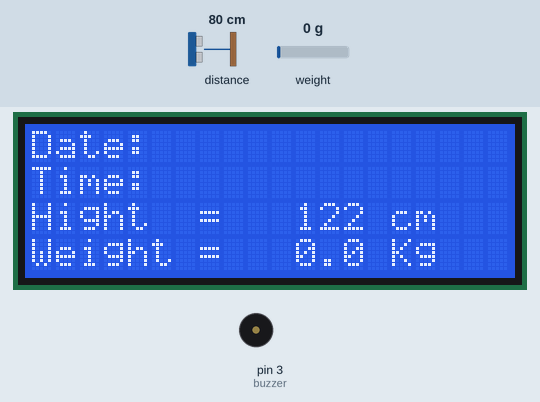
Bench run of a sketch on a simulated Arduino Uno, built with avr-gcc and run on an emulated ATmega328P. Parts: 20×4 character LCD, buzzer (waves = sounding). Wiring (inferred from the names in the program): DS1307 clock at I2C address 0x68. The test bench sets the inputs (shaded band); at power-on: distance to the obstacle 80 cm, weight on the scale 0 g. The local clock reads 2024-03-15 10:24:30 at power-on unless the sketch sets it; what the sketch prints to the serial monitor is not drawn.

Above: at 3.6 s.
3.7 s: distance to the obstacle set to 120 cm
At 4.69 s:
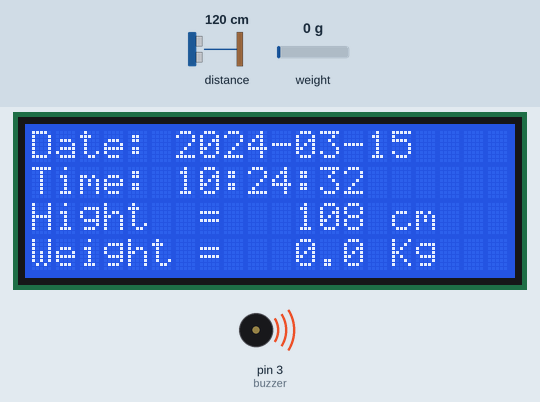
6.4 s: weight on the scale set to 1250 g
At 7.4 s:
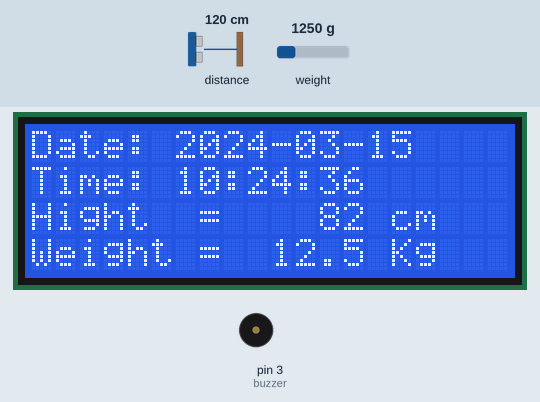
9.4 s: distance to the obstacle set to 87 cm
At 10.7 s:
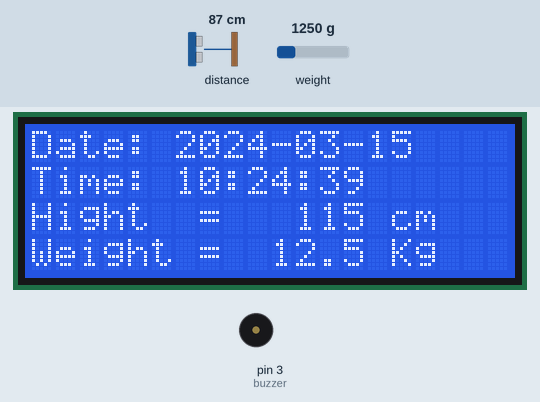
11.4 s: distance to the obstacle set to 78 cm
At 12.1 s:
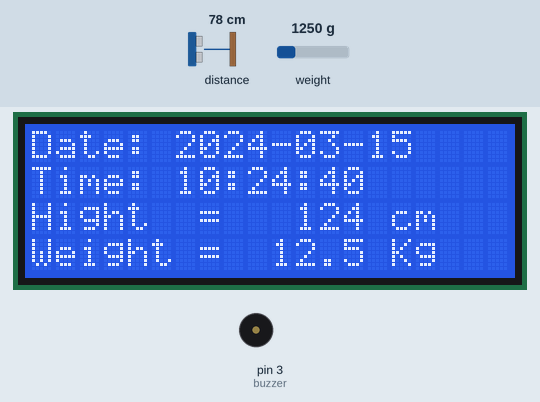
14.9 s: weight on the scale set to 100 g
At 17.8 s:
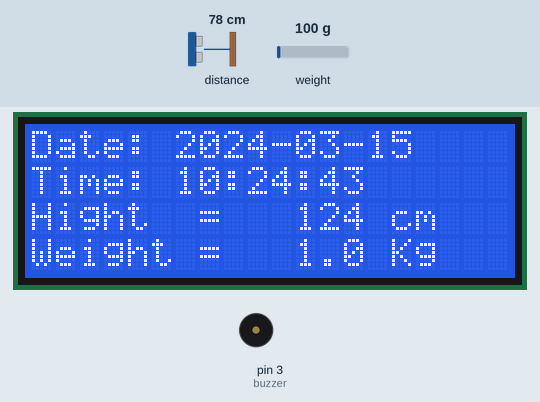
18.1 s: weight on the scale set to 2500 g
At 20.2 s:
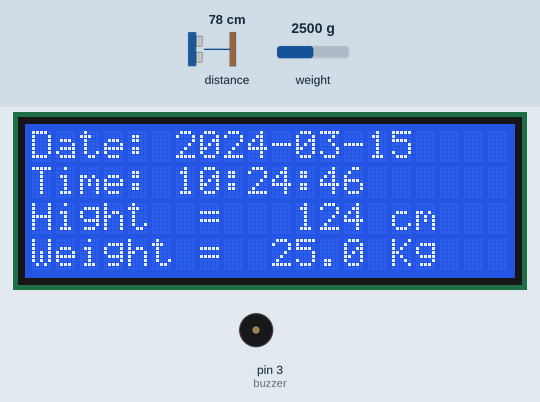
Timing chart, 0 to 21.7 s (numbered marks = the images above; inputs shaded):
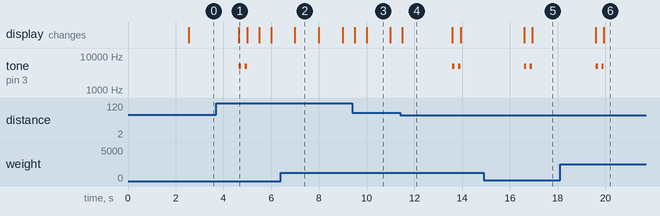

Measured:
- the behaviour switches between 82 and 81 cm on distance to the obstacle (found by bisection; images 3 and 4)
- after the input at 3.7 s, the display: changes after 0.95 s (image 1)
- after the input at 11.4 s, tone on pin 3 (buzzer): alternates 5000 Hz for 0.10 s and silent for 0.15 s, 4 changes in all, then stays silent, starting after 2.2 s
- after the input at 18.1 s, the display: first changes after 1.5 s (image 6 shows a later state)
- by itself, tone on pin 3 (buzzer): alternates 5000 Hz for 0.10 s and silent for 0.15 s, 4 changes in all, then stays silent
- what the display in image 2 shows lasts 1.0 s, from 7.0 s to 8.0 s
- what the display in image 4 shows lasts 2.1 s, from 11.5 s to 13.6 s

The sketch:

code-v8.ino
```cpp
#include <Arduino.h>
#include <stdio.h>
#include <Wire.h>
#include <LiquidCrystal_I2C.h>
#include "SparkFun_VL53L1X.h"
#include <HX711_ADC.h>
#include <math.h>
#include <avr/io.h>

#define buzzer 3
#define lcdAddress 0x27 // กำหนดขาต่อจอ LCD
#define DS1307_ADDRESS 0x68 // I2C address for DS1307 RTC
#define AVR
#include <EEPROM.h>

// กำหนดตัวแปรสำหรับเก็บค่าระยะทาง
int distance;
int sensorHeight = 202;

float weight;

unsigned long last_time = 0;
unsigned long period = 500;

unsigned long last_time_2 = 0;

unsigned long previousMillis = 0;
unsigned long interval = 250;

//pins:
const int HX711_dout = 4; //mcu > HX711 dout pin
const int HX711_sck = 5; //mcu > HX711 sck pin

byte second, minute, hour, dayOfWeek, dayOfMonth, month, year;
char date[11]; // Array to store date in the format "YYYY-MM-DD"
char time[9];  // Array to store time in the format "HH:MM:SS"

LiquidCrystal_I2C lcd(lcdAddress, 20, 4);
SFEVL53L1X distanceSensor;

//HX711 constructor:
HX711_ADC LoadCell(HX711_dout, HX711_sck);

const int calVal_eepromAdress = 0;
unsigned long t = 0;

// ฟังก์ชันสำหรับเริ่มต้นใช้งานเซ็นเซอร์ ultrasonic
void setup() {
  Wire.begin();
  Serial.begin(115200);

  // เริ่มต้นใช้งานจอ LCD
  lcd.begin();
  lcd.backlight();
  lcd.clear();

  pinMode(buzzer, OUTPUT);

  distanceSensor.begin();

  LoadCell.begin();
  float calibrationValue;
  calibrationValue = 207.49;

  unsigned long stabilizingtime = 2000;
  boolean _tare = true;
  LoadCell.start(stabilizingtime, _tare);
  LoadCell.setCalFactor(calibrationValue);


}


// ฟังก์ชันสำหรับวัดระยะทาง
int measureDistance() {
  distanceSensor.startRanging(); //Write configuration bytes to initiate measurement
  while (!distanceSensor.checkForDataReady())
  {
    delay(1);
  }
  distance = distanceSensor.getDistance(); //Get the result of the measurement from the sensor
  distanceSensor.clearInterrupt();
  distanceSensor.stopRanging();

  int distance_cm = distance * 0.1;
  int f_distance = sensorHeight - distance_cm;

  // คืนค่าระยะทาง
  return f_distance;
}

float measureWeight() {
  static boolean newDataReady = 0;
  const int serialPrintInterval = 0; //increase value to slow down serial print activity
  float i;

  // check for new data/start next conversion:
  //if (LoadCell.update()) newDataReady = true;
  LoadCell.update();

  // get smoothed value from the dataset:
  //if (newDataReady) {
    //if (millis() > t + serialPrintInterval) {
      i = LoadCell.getData();
      //Serial.print("Load_cell output val: ");
      //Serial.println(i);
      //newDataReady = 0;
      //t = millis();
    //}
  //}

  // receive command from serial terminal, send 't' to initiate tare operation:
  /*if (Serial.available() > 0) {
    char inByte = Serial.read();
    if (inByte == 't') LoadCell.tareNoDelay();
  }*/

  // check if last tare operation is complete:
  //if (LoadCell.getTareStatus() == true) {
    //Serial.println("Tare complete");
  //}
  //Serial.println(i);
  return ceilf(i * 10) / 1000;
}

// ฟังก์ชันสำหรับแสดงผลบนจอ LCD
void displayDistance(int distance, float weight) {
  // ไปที่ตำแหน่ง (0, 0) เพื่อเริ่มเขียนข้อความ
  char buff[15];
  char chrweight[10];
  dtostrf(weight, 5, 1, chrweight);

  lcd.setCursor(0, 0);
  lcd.print("Date: ");
  lcd.print(date);

  lcd.setCursor(0, 1);
  lcd.print("Time: ");
  lcd.print(time);

  lcd.setCursor(0, 2);
  // เขียนข้อความ "ความสูง: "
  lcd.print("Hight  = ");
  sprintf(buff, "%3d cm", distance);
  lcd.setCursor(11, 2);// เขียนค่าระยะทาง
  lcd.print(buff);
  // เขียนหน่วยเป็นเซนติเมตร
  //lcd.print(" cm");

  lcd.setCursor(0, 3);
  lcd.print("Weight = ");
  sprintf(buff, "%s Kg", chrweight);
  lcd.setCursor(9, 3);
  Serial.println(buff);
  //lcd.print(buff);
  lcd.print(buff);
  //lcd.print(" Kg");
}

void displayDistance_NA() {
  // ไปที่ตำแหน่ง (0, 0) เพื่อเริ่มเขียนข้อความ
  lcd.setCursor(0, 0);
  lcd.print("Date: ");
  lcd.print(date);

  lcd.setCursor(0, 1);
  lcd.print("Time: ");
  lcd.print(time);

  lcd.setCursor(0, 2);
  lcd.print("Hight  = ");
  lcd.print("000");
  lcd.print(" cm");

  lcd.setCursor(0, 3);
  lcd.print("Weight = ");
  lcd.print("00.00");
  lcd.print(" Kg");
}

void display_notAvailable() {
  /*int row = 0;
  int totalColumns = 20;
  String message = "System Not Available";
  //unsigned long currentMillis = millis();
  //unsigned long last_time3;
  //if (currentMillis - last_time3 >= 2) {
  for (int i=0; i < totalColumns; i++) {
    message = " " + message;
  }
  message = message + " ";
  for (int position = 0; position < message.length(); position++) {
      lcd.setCursor(0, row);
      lcd.print(message.substring(position, position + totalColumns));
      delay(250);
  }
  //last_time3 = currentMillis;
  //}*/
  //lcd.clear();
  //lcd.setCursor(0, 0);
  //lcd.print("System Not Available");
  lcd.setCursor(0, 0);
  lcd.print("Date: ");
  lcd.print(date);

}

void readDateTime() {
  // Request data from DS1307 RTC
  Wire.beginTransmission(DS1307_ADDRESS);
  Wire.write(0x00); // Start from register 0 (seconds)
  Wire.endTransmission();

  // Read data from DS1307 RTC
  Wire.requestFrom(DS1307_ADDRESS, 7);

  second = bcdToDec(Wire.read());
  minute = bcdToDec(Wire.read());
  hour = bcdToDec(Wire.read());
  dayOfWeek = bcdToDec(Wire.read());
  dayOfMonth = bcdToDec(Wire.read());
  month = bcdToDec(Wire.read());
  year = bcdToDec(Wire.read());

  // Format date and time strings
  snprintf(date, sizeof(date), "%04d-%02d-%02d", 2000 + year, month, dayOfMonth);
  snprintf(time, sizeof(time), "%02d:%02d:%02d", hour, minute, second);
}

byte bcdToDec(byte value) {
  return ((value / 16) * 10 + (value % 16));
}

int x = 0;
void Buzzer() {
  unsigned long currentMillis = millis(); // อ่านเวลาปัจจุบัน

  // เช็คว่าถึงเวลาที่ควรเปิดหรือปิดบัซเซอร์
  if (currentMillis - previousMillis >= interval) {
    previousMillis = currentMillis; // อัพเดทเวลาที่ก่อนหน้า

    // สลับสถานะบัซเซอร์
    if (digitalRead(buzzer) == LOW) {
      //digitalWrite(buzzer, HIGH); // เปิดบัซเซอร์
      tone(buzzer, 5000, 100);
      x++;
    } else {
      digitalWrite(buzzer, LOW); // ปิดบัซเซอร์
    }
  }
}

bool scanI2CAddress(byte address) {
  Wire.beginTransmission(address);
  byte error = Wire.endTransmission();

  if (error == 0) {
    //Serial.print("I2C device found at address 0x");
    //if (address < 16)
      //Serial.print("0");
    //Serial.print(address, HEX);
    //Serial.println("  !");
    return true;
  } /*else if (error == 4) {
    Serial.print("Unknown error at address 0x");
    if (address < 16)
      Serial.print("0");
    Serial.println(address, HEX);
  }*/
  return false;
}

bool check_system() {
  bool foundAll = true;

  foundAll &= scanI2CAddress(0x21);
  foundAll &= scanI2CAddress(0x27);
  foundAll &= scanI2CAddress(0x29);
  foundAll &= scanI2CAddress(0x50);
  foundAll &= scanI2CAddress(0x58);
  foundAll &= scanI2CAddress(0x68);

  if (foundAll) {
    //Serial.println("พบทุก I2C devices\n");
    return true;
  } else {
    //Serial.println("ไม่พบทุก I2C devices\n");
    return false;
  }

}

void online() {
  //Serial.println("Start");
  unsigned long current_time = millis();
    weight = measureWeight();
    if (current_time - last_time >= period) {
      // วัดระยะทาง
      distance = measureDistance();
      //weight = measureWeight();
      // แสดงผลบนจอ LCD
      if (distance>=120) {
        //Serial.println("120");
        displayDistance(distance, weight);
        Serial.println(weight);
      }else {
        //Serial.println("0");
        //displayDistance_NA();
        displayDistance(distance, weight);
      }


      Serial.println(distance);
      Serial.println(current_time);
      last_time = current_time;

      readDateTime(); // Call the function to read date and time

      // Print date and time
      Serial.print("Date: ");
      Serial.println(date);
      Serial.print("Time: ");
      Serial.println(time);
    }


    //Serial.println(distance);
    if (distance > 120) {
      int sum_distance = 0;
      int sum_weight = 0;
        for (int i=0;i<3;i++){
          while (i<3) {
            unsigned long current_time_2 = millis();
            weight = measureWeight();
            if (current_time_2 - last_time_2 >= 1000) {
              distance = measureDistance();
              sum_distance = sum_distance + distance;
              //weight = measureWeight();
              sum_weight = sum_weight + weight;
              Serial.println(i);
              Serial.println(sum_distance);
              last_time_2 = current_time_2;
              i++;

            }
          }
        }
      Serial.println(sum_distance/3);
      Serial.println(sum_weight/3);
      displayDistance(sum_distance/3, sum_weight/3);
      //tone(buzzer, 5000, 100);
      while (x<=2) {
        Buzzer();
        if (x==2) {
          x = 0;
          break;
        }
      }
    }
}

void offline() {
  //display_notAvailable();
  displayDistance_NA();
}

// ฟังก์ชันหลัก
void loop() {
  online();
  //switch (check_system()) {
  //  case true: /*Serial.println("online");*/ online();	break;
  //  case false: /*Serial.println("offline");*/ offline();	break;
  //}
}
```
